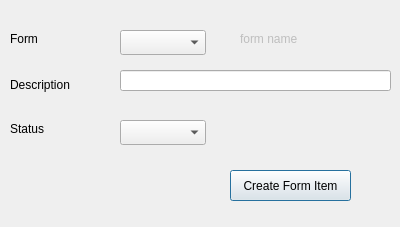
<?xml version="1.0" encoding="UTF-8"?>
<ui version="4.0">
 <class>Dialog</class>
 <widget class="QDialog" name="Dialog">
  <property name="geometry">
   <rect>
    <x>0</x>
    <y>0</y>
    <width>400</width>
    <height>227</height>
   </rect>
  </property>
  <property name="windowTitle">
   <string>Form</string>
  </property>
  <widget class="QLabel" name="label_3">
   <property name="geometry">
    <rect>
     <x>10</x>
     <y>120</y>
     <width>67</width>
     <height>17</height>
    </rect>
   </property>
   <property name="text">
    <string>Status</string>
   </property>
  </widget>
  <widget class="QLabel" name="LB_formName">
   <property name="enabled">
    <bool>false</bool>
   </property>
   <property name="geometry">
    <rect>
     <x>240</x>
     <y>30</y>
     <width>141</width>
     <height>17</height>
    </rect>
   </property>
   <property name="frameShape">
    <enum>QFrame::NoFrame</enum>
   </property>
   <property name="text">
    <string>form name</string>
   </property>
  </widget>
  <widget class="QComboBox" name="CMB_formId">
   <property name="geometry">
    <rect>
     <x>120</x>
     <y>30</y>
     <width>86</width>
     <height>25</height>
    </rect>
   </property>
  </widget>
  <widget class="QComboBox" name="CMB_formItemStatus">
   <property name="geometry">
    <rect>
     <x>120</x>
     <y>120</y>
     <width>86</width>
     <height>25</height>
    </rect>
   </property>
  </widget>
  <widget class="QLabel" name="label_2">
   <property name="geometry">
    <rect>
     <x>10</x>
     <y>30</y>
     <width>67</width>
     <height>17</height>
    </rect>
   </property>
   <property name="text">
    <string>Form</string>
   </property>
  </widget>
  <widget class="QPushButton" name="BTN_createFormItem">
   <property name="geometry">
    <rect>
     <x>230</x>
     <y>170</y>
     <width>121</width>
     <height>31</height>
    </rect>
   </property>
   <property name="text">
    <string>Create Form Item</string>
   </property>
  </widget>
  <widget class="QLineEdit" name="LE_desc">
   <property name="geometry">
    <rect>
     <x>120</x>
     <y>70</y>
     <width>271</width>
     <height>21</height>
    </rect>
   </property>
  </widget>
  <widget class="QLabel" name="label_4">
   <property name="geometry">
    <rect>
     <x>10</x>
     <y>70</y>
     <width>99</width>
     <height>29</height>
    </rect>
   </property>
   <property name="text">
    <string>Description</string>
   </property>
  </widget>
 </widget>
 <resources/>
 <connections/>
</ui>
